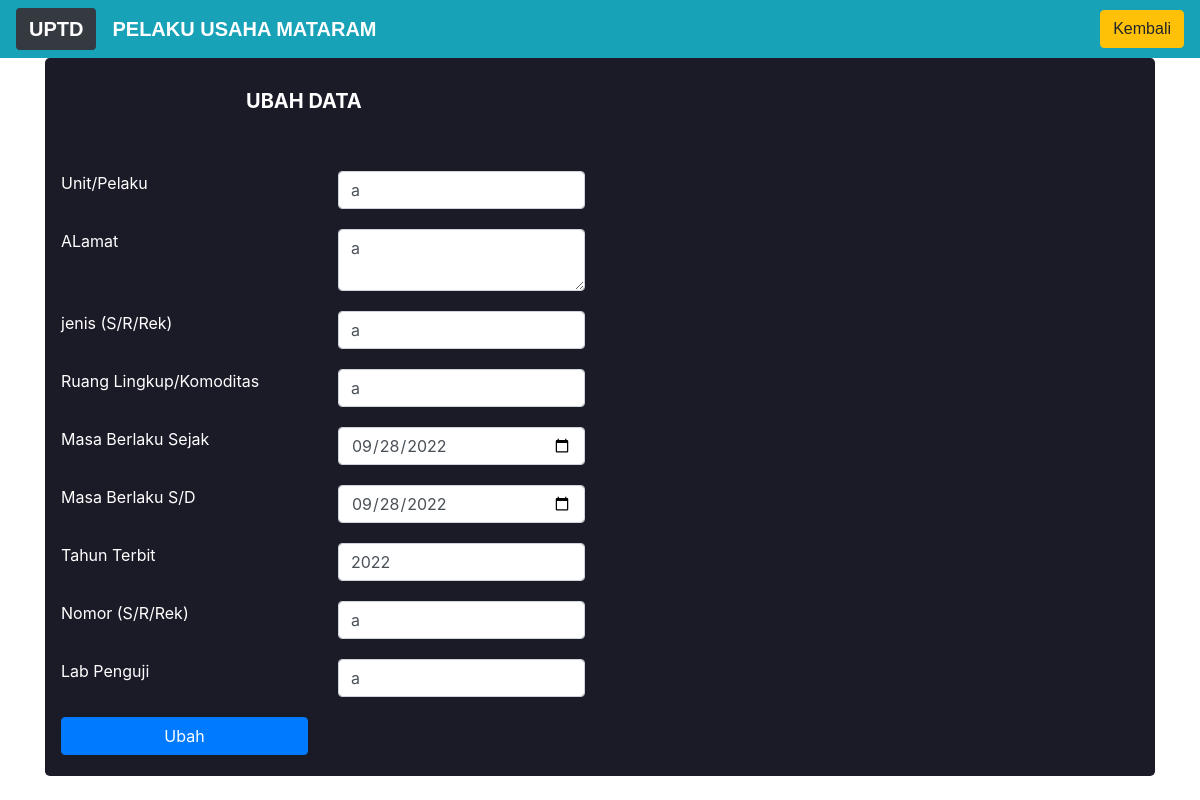
The page /editmataram.php?nomor=3 on the database its author committed.
### tables this page shows
CREATE TABLE `mataram` (
  `nomor` int(50) NOT NULL,
  `unit` varchar(50) NOT NULL,
  `alamat` text NOT NULL,
  `jenis` varchar(50) NOT NULL,
  `rlk` varchar(50) NOT NULL,
  `mulai` date NOT NULL,
  `sampai` date NOT NULL,
  `tahun` int(20) NOT NULL,
  `rek` varchar(50) NOT NULL,
  `lab` varchar(50) NOT NULL
);

### editmataram.php (the view, shortened to what this page needs)
<!DOCTYPE html>
<html>
<head>
	<link rel="stylesheet" href="css/bootstrap.css">
	<link rel="stylesheet" href="css/bootstrap.min.css">
  <link rel="stylesheet" type="text/css" href="css/editlobar.css">
</head>
<body  style="background-image: url(css/q.png)">
<nav class="navbar navbar-expand-lg navbar-dark bg-info">
  <a class="navbar-brand btn bg-dark" href="#"><b>UPTD</b></a>
  <a class="navbar-brand" href="#"><b>PELAKU USAHA MATARAM</b></a>
  <div class="collapse navbar-collapse" id="navbarNav">
    <ul class="navbar-nav ml-auto">
	<li class="nav-item">
        <a class=" btn btn-warning " href="mataramtampil.php">Kembali</a>
      </li>
    </ul>
  </div>
</nav>
	<div class="container">
    <div class="jumbotron">
    <h4> <b>UBAH DATA</b></h4>
      <div class="col-sm-6">
        <?php
        include "koneksi.php";
        $sql = $koneksi->query("SELECT * FROM mataram WHERE nomor=".$_GET['nomor']);
        $s = mysqli_fetch_array($sql);
        ?>
        <form action="peditmataram.php" method="POST">
          <div class="row">
            <div class="col-sm-6">
              <label>Unit/Pelaku</label>
            </div>
            <div class="col-sm-6">
              <input type="text" name="unit" class="form-control" autofocus value="<?php echo $s['unit']?>">
            </div>
          </div>
          <div class="row">
            <div class="col-sm-6">
              <label>ALamat</label>
            </div>
            <div class="col-sm-6">
            <textarea name="alamat" class="form-control" value=""><?php echo $s['alamat']?></textarea>
            </div>
          </div>
          <div class="row">
            <div class="col-sm-6">
              <label>jenis (S/R/Rek)</label>
            </div>
            <div class="col-sm-6">
            <input type="text" name="jenis" class="form-control" value="<?php echo $s['jenis']?>">
            </div>
          </div>
          <div class="row">
            <div class="col-sm-6">
              <label>Ruang Lingkup/Komoditas</label>
            </div>
            <div class="col-sm-6">
            <input type="text" name="rlk" class="form-control" value="<?php echo $s['rlk']?>">
            </div>
          </div>
          <div class="row">
            <div class="col-sm-6">
              <label>Masa Berlaku Sejak</label>
            </div>
            <div class="col-sm-6">
            <input type="date" name="mulai" class="form-control"  value="<?php echo $s['mulai']?>">
            </div>
          </div>
          <div class="row">
            <div class="col-sm-6">
              <label>Masa Berlaku S/D</label>
            </div>
            <div class="col-sm-6">
            <input type="date" name="sampai" class="form-control" value="<?php echo $s['sampai']?>">
            </div>
          </div>
          <div class="row">
            <div class="col-sm-6">
              <label>Tahun Terbit</label>
            </div>
            <div class="col-sm-6">
            <input type="text" name="tahun" class="form-control" value="<?php echo $s['tahun']?>">
            </div>
          </div>
          <div class="row">
            <div class="col-sm-6">
              <label>Nomor (S/R/Rek)</label>
            </div>
            <div class="col-sm-6">
            <input type="text" name="rek" class="form-control" value="<?php echo $s['rek']?>">
            </div>
          </div>
          <div class="row">
            <div class="col-sm-6">
              <label>Lab Penguji</label>
            </div>
            <div class="col-sm-6">
            <input type="text" name="lab" class="form-control" value="<?php echo $s['lab']?>">
            </div>
          </div>
    <div class="row">
      <div class="col-sm-6">
     <button type="submit" class="btn btn-primary btn-block">Ubah</button>
          </div>
        </div>
    </form>
      </div>
</div>
</body>
</html>

### css/editlobar.css (style rules this page uses)
body { background-image:url(r.jpg) ; background-position: center; background-size: cover; height: 100vh; }
.row { margin-bottom: 20px; }
.jumbotron { padding:1px; background:rgb(27, 26, 39); color:white; }
nav { font-family: sans-serif; }
h4 { font-size: 20px; padding-top:30px; padding-bottom: 30px; padding-left: 200px; }

### rows shown on the page
mataram: unit "a", alamat "a", jenis "a", rlk "a", mulai "09/28/2022", sampai "09/28/2022", tahun "2022", rek "a", lab "a"
